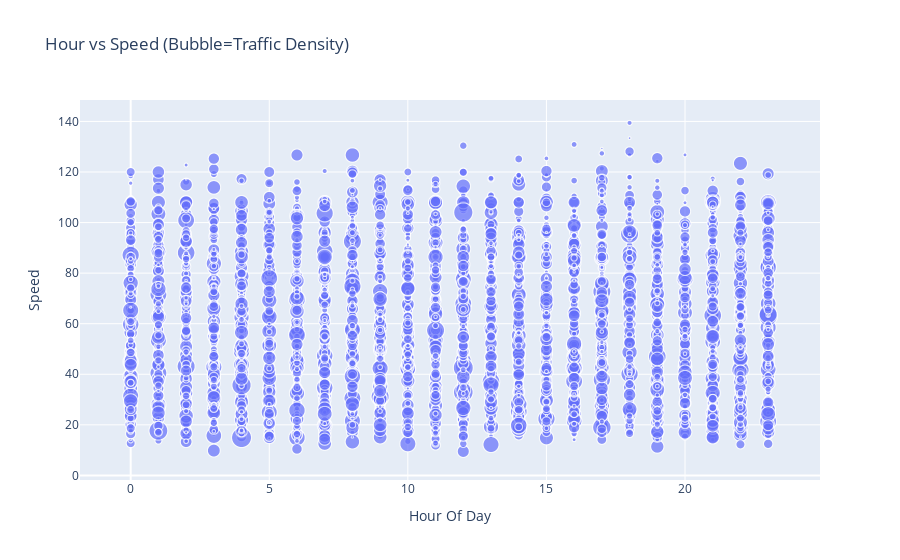

The cell this chart's notebook holds for it:
### Code cell
fig = px.scatter(df.sample(5000), x="Hour Of Day", y="Speed", size="Traffic Density",
                title="Hour vs Speed (Bubble=Traffic Density)")
fig.show()

### Figure 1 — Plotly figure (JSON) as saved in the notebook; plotly's stock layout.template omitted (floating-point values rounded to 4 significant figures; data arrays with more than 128 entries replaced by an {"elided": "..."} marker saying what was removed)
{"data": [{"hovertemplate": "Hour Of Day=%{x}<br>Speed=%{y}<br>Traffic Density=%{marker.size}<extra></extra>", "legendgroup": "", "marker": {"color": "#636efa", "size": {"elided": "5000 float values"}, "sizemode": "area", "sizeref": 0.003635, "symbol": "circle"}, "mode": "markers", "name": "", "showlegend": false, "type": "scattergl", "x": {"elided": "5000 int values"}, "xaxis": "x", "y": {"elided": "5000 float values"}, "yaxis": "y"}], "layout": {"legend": {"itemsizing": "constant", "tracegroupgap": 0}, "title": {"text": "Hour vs Speed (Bubble=Traffic Density)"}, "xaxis": {"anchor": "y", "domain": [0, 1], "title": {"text": "Hour Of Day"}}, "yaxis": {"anchor": "x", "domain": [0, 1], "title": {"text": "Speed"}}}}
